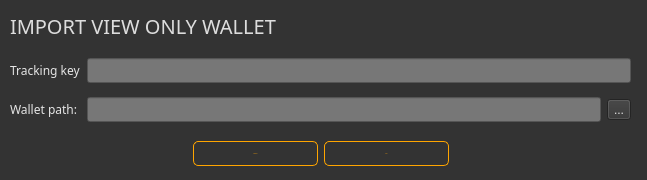
<?xml version="1.0" encoding="UTF-8"?>
<ui version="4.0">
 <class>ImportTracking</class>
 <widget class="QDialog" name="ImportTracking">
  <property name="geometry">
   <rect>
    <x>0</x>
    <y>0</y>
    <width>647</width>
    <height>180</height>
   </rect>
  </property>
  <property name="windowTitle">
   <string>Dialog</string>
  </property>
  <property name="styleSheet">
   <string notr="true">background-color: #333; color: #e5e5e5;</string>
  </property>
  <widget class="QWidget" name="layoutWidget">
   <property name="geometry">
    <rect>
     <x>10</x>
     <y>50</y>
     <width>621</width>
     <height>81</height>
    </rect>
   </property>
   <layout class="QGridLayout" name="gridLayout">
    <item row="1" column="0">
     <widget class="QLabel" name="label_2">
      <property name="font">
       <font>
        <family>Poppins</family>
        <pointsize>9</pointsize>
       </font>
      </property>
      <property name="text">
       <string>Wallet path:</string>
      </property>
     </widget>
    </item>
    <item row="0" column="1" colspan="2">
     <widget class="QLineEdit" name="m_trackingKey">
      <property name="minimumSize">
       <size>
        <width>0</width>
        <height>25</height>
       </size>
      </property>
      <property name="font">
       <font>
        <family>Poppins</family>
        <pointsize>9</pointsize>
       </font>
      </property>
      <property name="styleSheet">
       <string notr="true">background-color: #777;
boder: 0px;
color: #e5e5e5;</string>
      </property>
     </widget>
    </item>
    <item row="1" column="2">
     <widget class="QToolButton" name="m_selectPathButton">
      <property name="text">
       <string>...</string>
      </property>
     </widget>
    </item>
    <item row="1" column="1">
     <widget class="QLineEdit" name="m_pathEdit">
      <property name="minimumSize">
       <size>
        <width>0</width>
        <height>25</height>
       </size>
      </property>
      <property name="font">
       <font>
        <family>Poppins</family>
        <pointsize>9</pointsize>
       </font>
      </property>
      <property name="styleSheet">
       <string notr="true">background-color: #777;
boder: 0px;
color: #e5e5e5;</string>
      </property>
     </widget>
    </item>
    <item row="0" column="0">
     <widget class="QLabel" name="label">
      <property name="font">
       <font>
        <family>Poppins</family>
        <pointsize>9</pointsize>
       </font>
      </property>
      <property name="text">
       <string>Tracking key</string>
      </property>
     </widget>
    </item>
   </layout>
  </widget>
  <widget class="QWidget" name="layoutWidget_2">
   <property name="geometry">
    <rect>
     <x>10</x>
     <y>140</y>
     <width>621</width>
     <height>27</height>
    </rect>
   </property>
   <layout class="QHBoxLayout" name="horizontalLayout">
    <item>
     <spacer name="horizontalSpacer">
      <property name="orientation">
       <enum>Qt::Horizontal</enum>
      </property>
      <property name="sizeHint" stdset="0">
       <size>
        <width>40</width>
        <height>20</height>
       </size>
      </property>
     </spacer>
    </item>
    <item>
     <widget class="QPushButton" name="m_okButton">
      <property name="minimumSize">
       <size>
        <width>125</width>
        <height>25</height>
       </size>
      </property>
      <property name="font">
       <font>
        <family>Poppins</family>
        <pointsize>-1</pointsize>
       </font>
      </property>
      <property name="styleSheet">
       <string notr="true">QPushButton#m_okButton
{
    color: orange; ;
    border: 1px solid orange;
    
    border-radius: 5px; 
}

QPushButton#m_okButton:hover
{
    color:#FFD700; ;
    border: 1px solid orange;
    
    border-radius: 5px;
    
}</string>
      </property>
      <property name="text">
       <string>IMPORT</string>
      </property>
     </widget>
    </item>
    <item>
     <widget class="QPushButton" name="m_cancelButton">
      <property name="minimumSize">
       <size>
        <width>125</width>
        <height>25</height>
       </size>
      </property>
      <property name="font">
       <font>
        <family>Poppins</family>
        <pointsize>-1</pointsize>
       </font>
      </property>
      <property name="styleSheet">
       <string notr="true">QPushButton#m_cancelButton
{
    color: orange; ;
    border: 1px solid orange;
    
    border-radius: 5px; 
}

QPushButton#m_cancelButton:hover
{
    color:#FFD700; ;
    border: 1px solid orange;
    
    border-radius: 5px;
    
}</string>
      </property>
      <property name="text">
       <string>EXIT</string>
      </property>
     </widget>
    </item>
    <item>
     <spacer name="horizontalSpacer_2">
      <property name="orientation">
       <enum>Qt::Horizontal</enum>
      </property>
      <property name="sizeHint" stdset="0">
       <size>
        <width>40</width>
        <height>20</height>
       </size>
      </property>
     </spacer>
    </item>
   </layout>
  </widget>
  <widget class="QLabel" name="label_3">
   <property name="geometry">
    <rect>
     <x>10</x>
     <y>10</y>
     <width>300</width>
     <height>31</height>
    </rect>
   </property>
   <property name="font">
    <font>
     <family>Poppins</family>
     <pointsize>15</pointsize>
    </font>
   </property>
   <property name="styleSheet">
    <string notr="true">color: #ddd;</string>
   </property>
   <property name="text">
    <string>IMPORT VIEW ONLY WALLET</string>
   </property>
  </widget>
 </widget>
 <resources/>
 <connections>
  <connection>
   <sender>m_okButton</sender>
   <signal>clicked()</signal>
   <receiver>ImportTracking</receiver>
   <slot>accept()</slot>
   <hints>
    <hint type="sourcelabel">
     <x>570</x>
     <y>103</y>
    </hint>
    <hint type="destinationlabel">
     <x>323</x>
     <y>65</y>
    </hint>
   </hints>
  </connection>
  <connection>
   <sender>m_cancelButton</sender>
   <signal>clicked()</signal>
   <receiver>ImportTracking</receiver>
   <slot>reject()</slot>
   <hints>
    <hint type="sourcelabel">
     <x>439</x>
     <y>103</y>
    </hint>
    <hint type="destinationlabel">
     <x>323</x>
     <y>65</y>
    </hint>
   </hints>
  </connection>
 </connections>
</ui>
